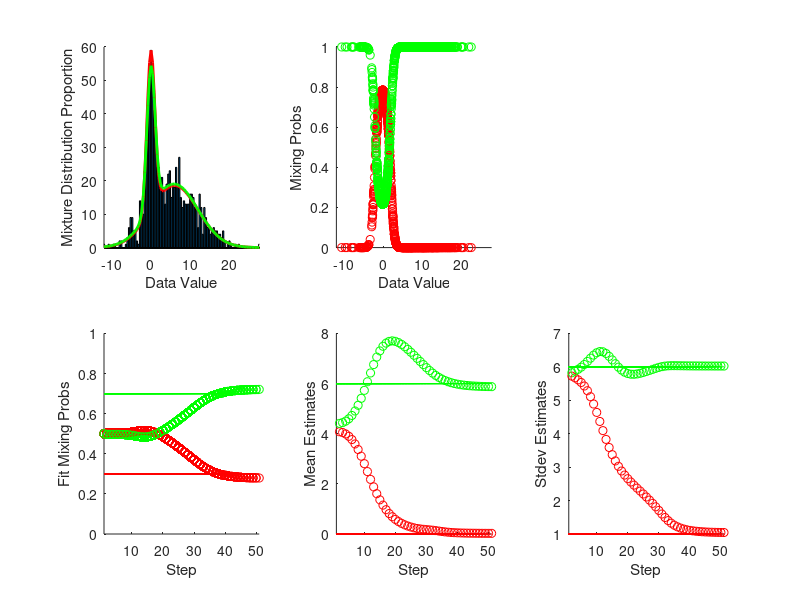

MATLAB code to generate this figure:
% emTutorial
%
% Show EM at work on fitting the mixture of two Gaussians.
%
% This tutorial requires the statistics toolbox, although
% you could make do without it by re-writing a few things.
% (It uses mnrnd to generate the mixture draws, and normrnd
% for the Gaussian pdf.)
%
% 7/15/08   dhb  Wrote it.

%% Clear
clear; close all;

%% Define some parameters.  At present these are set up for the mixture of
% just two Gaussians.  Some of the code below is pretty general, but the
% plots count on there just being two.  You can muck with the parameters
% of these Gaussians and see the impact on what the algorithm does.
trueGaussParams(1).mean = 0;
trueGaussParams(2).mean = 6;
trueGaussParams(1).stdev = 1;
trueGaussParams(2).stdev = 6;
trueMixingProbs = [0.3 0.7];
nGaussians = length(trueMixingProbs);
nSimulateData = 1000;

%% Generate a bunch of data according to the true specified distribution
dataIdentities = zeros(nSimulateData,1);
simulatedData = zeros(nSimulateData,1);
for i = 1:nSimulateData
    % Choose which mixture to draw from, and keep true labels
    temp = mnrnd(1,trueMixingProbs);
    dataIdentities(i) = find(temp == 1);
    
    % Now draw from appropriate Gaussian
    simulatedData(i) = trueGaussParams(dataIdentities(i)).stdev*randn(1)+trueGaussParams(dataIdentities(i)).mean;
end

%% Now try to estimate the mixture distribution using EM.
% Start by initializing a guess as to the underlying Gaussians.  You can
% play with these to see how sensitive it is to the initial guess.
fitGaussParams(1,1).mean = 5;
fitGaussParams(1,2).mean = 6;
fitGaussParams(1,1).stdev = 10;
fitGaussParams(1,2).stdev = 10;
fitMixingProbs(1,:) = [0.5 0.5];

% Do the EM iteration. It's just over 30 lines of code; most of the lines below
% are to display an informatitive diagnostc plot.
maxSteps = 50;
for step = 1:maxSteps
    % Expectation step.  Start by computing probability that each observation is from each of the component distributions,
    % given current distribution parameters
    expectationResults = NaN*ones(maxSteps,nSimulateData,nGaussians);
    for j = 1:nGaussians
        probXGivenJ = normpdf(simulatedData,fitGaussParams(step,j).mean,fitGaussParams(step,j).stdev);
        expectationResults(step,:,j) = probXGivenJ*fitMixingProbs(step,j);
    end
    for i = 1:nSimulateData
        expectationResults(step,i,:) = expectationResults(step,i,:)/sum(expectationResults(step,i,:));
    end
   
    % Maximization step. Maximize expected likelihood of data with respect to Gaussian parameters,
    % given current expectation results.  This relies on analytic results
    % for the Gaussian case.  I found the Wikepedia entry on EM clearer than Bishop on this.
    for j = 1:nGaussians
        % Compute some quantities we'll need to use several times below
        pzConditionalOnData = squeeze(expectationResults(step,:,j))';
        sumPzConditionalOnData = sum(pzConditionalOnData);
        
        % Mean for each class
        fitGaussParams(step+1,j).mean = sum(pzConditionalOnData.*simulatedData)/sumPzConditionalOnData;
        
        % Variance for each class.  [Should we use new or old mean here?  I'm using new.]
        weightedDataLessMean = sqrt(pzConditionalOnData).*(simulatedData-fitGaussParams(step+1,j).mean);
        theVar = (weightedDataLessMean'*weightedDataLessMean)/sumPzConditionalOnData;
        fitGaussParams(step+1,j).stdev = sqrt(theVar);

        % Mixing probability for each class
        fitMixingProbs(step+1,j) = (1/nSimulateData)*sumPzConditionalOnData;
    end
    
    % This is actually the end of the algorithm loop.  Everything else
    % below is either comment or code to put up a diagnostic plot each time
    % through the loop.
    
    % In a real implementation, we'd have some stopping
    % criterion when the estimates stopped changing much.  But here we just
    % fix the maximum number of iterations and go until we hit that limit.

    % If you wanted to run an interesting exercise, you could use brute
    % force parameter search to find the parameters for each Gaussian that
    % maximize the expected likelihood.  It's just a two parameter search
    % for each Gaussian, once the expectation step is done, since the
    % estimates for each class are independent.  The parameter search will
    % be slower than for the analytic results, but parameter search can
    % work for the mixture of anything, not just the Gaussian case where we
    % have an analytic maximization method.
     
    % Diagnostic plot.  This updates on each iteration.  The pause command
    % at the end slows it all down so you can watch the development.
    figure(1);
    
    % This panel shows a histogram of the data, the true underlying
    % distribution(red), and an updating estimate of that distribution (green).
    subplot(2,3,1); cla; hold on
    [n,x] = hist(simulatedData,100);
    bar(x,n); 
    theory = 0;
    fit = 0;
    for j = 1:nGaussians
        theory = theory+(x(2)-x(1))*(trueMixingProbs(j)*normpdf(x,trueGaussParams(j).mean,trueGaussParams(j).stdev));
        fit = fit+(x(2)-x(1))*(fitMixingProbs(step+1,j)*normpdf(x,fitGaussParams(step+1,j).mean,fitGaussParams(step+1,j).stdev));
    end
    plot(x,sum(n)*theory,'r','LineWidth',2);
    plot(x,sum(n)*fit,'g','LineWidth',2);
    xlim([min(x) max(x)]);
    xlabel('Data Value')
    ylabel('Mixture Distribution Proportion');
    
    % This panel shows the updating estimates of which data values are
    % assigned to each class (probabilities).
    subplot(2,3,2); cla; hold on
    plot(simulatedData,expectationResults(step,:,1),'ro');
    plot(simulatedData,expectationResults(step,:,2),'go');
    xlim([min(x) max(x)]);
    xlabel('Data Value')
    ylabel('Mixing Probs');
    
    % This shows updating estimates of the mixing parameters,and their true
    % values.  Red for class one and green for class two.
    subplot(2,3,4); hold on
    plot(1:step+1,fitMixingProbs(:,1),'ro');
    plot(1:step+1,fitMixingProbs(:,2),'go');
    plot(1:step+1,trueMixingProbs(1)*ones(1,step+1),'r');
    plot(1:step+1,trueMixingProbs(2)*ones(1,step+1),'g');
    xlim([1 step+1]);
    xlabel('Step');
    ylabel('Fit Mixing Probs');
    ylim([0 1]);
    
    % Updating estimate of the mean of each Gaussian, and the true
    % values.
    subplot(2,3,5); hold on
    plot(step+1,fitGaussParams(step+1,1).mean,'ro');
    plot(step+1,fitGaussParams(step+1,2).mean,'go');
    plot(1:step+1,trueGaussParams(1).mean*ones(1,step+1),'r');
    plot(1:step+1,trueGaussParams(2).mean*ones(1,step+1),'g');
    xlim([1 step+1]);
    xlabel('Step');
    ylabel('Mean Estimates');
    
    % And finally the updating stdev estimates
    subplot(2,3,6); hold on
    plot(step+1,fitGaussParams(step+1,1).stdev,'ro');
    plot(step+1,fitGaussParams(step+1,2).stdev,'go');
    plot(1:step+1,trueGaussParams(1).stdev*ones(1,step+1),'r');
    plot(1:step+1,trueGaussParams(2).stdev*ones(1,step+1),'g');
    xlim([1 step+1]);
    xlabel('Step');
    ylabel('Stdev Estimates');
    drawnow;
    
    % This pause is so that you can see the plot evolve.
    pause(0.05);
end
  